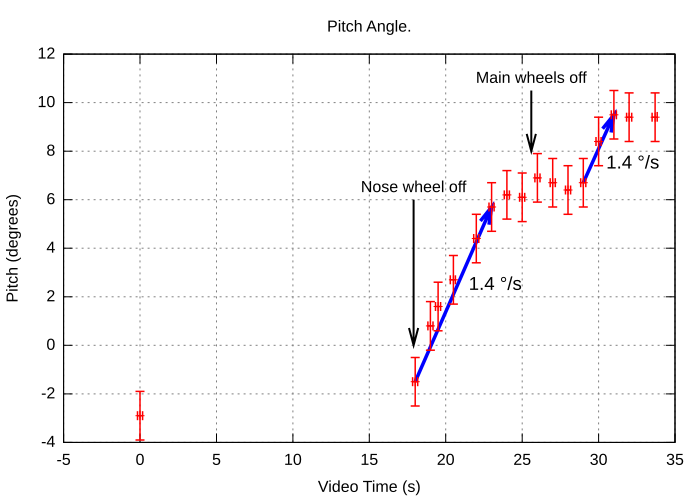

gnuplot code for this plot:
# set logscale x
set colorsequence classic
set grid
set title "Pitch Angle."
set xlabel "Video Time (s)"
#set xrange [0:3000]
#set xtics
#set format x ""

# set logscale y
set ylabel "Pitch (degrees)"
#set yrange [100:-1000]
# set ytics 8,35,3
# set logscale y2
# set y2label "Bytes"
# set y2range [1:1e9]
# set y2tics

set pointsize 1
set datafile separator whitespace#"	"
set datafile missing "NaN"

# Curve fit
#cost(x) = a + (b / (x/1024))
#fit cost(x) "pitch.dat" using 1:2 via a,b

set terminal svg size 700,500           # choose the file format

set key off

set output "pitch.svg"   # choose the output device

set arrow from 18,-1.5 to 23,5.7 lw 3.5 lc rgb "blue"
set label 1 "1.4 °/s" at 21.5,2.5 font ",14"

set arrow from 29,6.7 to 31,9.5 lw 3.5 lc rgb "blue"
set label 2 "1.4 °/s" at 30.5,7.5 font ",14"

# Nose wheel off at around 00:17:27 i.e. 17.9s
set arrow from 17.9,6 to 17.9,0 lw 2 lc rgb "black"
set label 3 "Nose wheel off" at 17.9,6.5 font ",12" center

# Main gear off at around 00:25:19 i.e. 25.63
set arrow from 25.6,10.5 to 25.6,8 lw 2 lc rgb "black"
set label 4 "Main wheels off" at 25.6,11 font ",12" center

# Smoothing the line does not seem to be meaningful
plot "pitch.dat" using 1:2:3:4:5:6 title "Raw data" w xyerrorbars lw 1.5#, \
    "pitch.dat" using 1:2 with lines smooth csplines

reset
